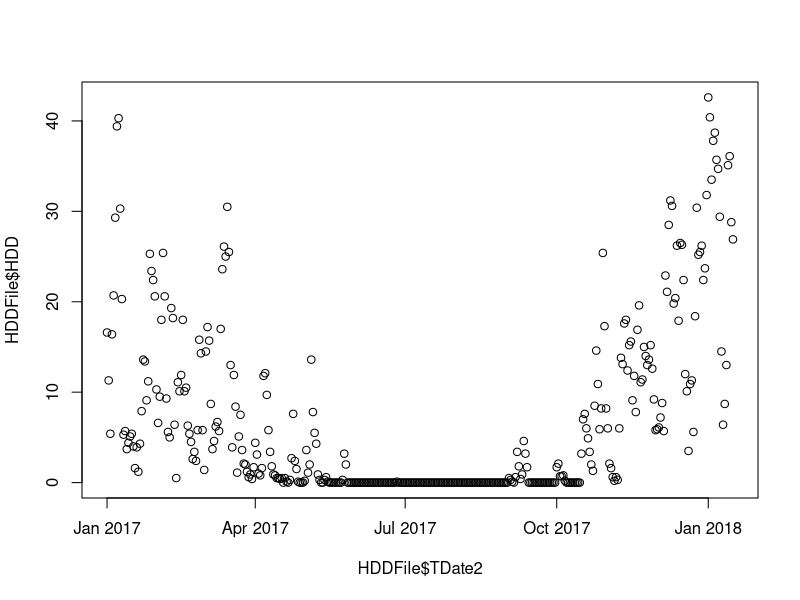

Write R code to recreate this figure.
# 1.2 HDD Test.R
# rmarkdown::render("1.2 HDD Test.R", "word_document")
# HDD - heating degree day 
#   "The number of degrees that a day's average temperature is below 65 degrees 
#   Fahrenheit (approx. 18 degrees Celsius), the temperature below which 
#   buildings need to be heated. The price of weather derivatives traded in the 
#   winter is based on an index made up of monthly HDD values." Investopedia
rm(list = ls())  # Take out the Environment "trash"
# library(date)
# library(stats) # lm() - linear model
# Read a file and create data frame
HDDFile <- read.table("ATLHDD.csv", header = TRUE, sep = ",")
head(HDDFile, 5) # Show first 5 lines in Console
tail(HDDFile, 5) # Show first 5 lines in Console
is.data.frame(HDDFile) # TRUE: HDDFile is a data frame
is.numeric(HDDFile$Date) # FALSE: Imported as a factor 
is.factor(HDDFile$Date) # TRUE: A categorical variable, idealy limited in number (not here)
is.numeric(HDDFile$HDD) # TRUE: Numeric data suitable for mathematical calculations
is.numeric(HDDFile$Estimated) # TRUE
is.ordered(HDDFile$Date) # FALSE: It is stored as a factor variable 
is.character(HDDFile$Date) # FALSE
max(HDDFile$Estimated) # Estimated variable is not relevant here, returns the max
min(HDDFile$Estimated) # Minimum reported to the console
# Often data sets have columns that need to be deleted
HDDFile$Estimated <- NULL # Estimated column is removed
head(HDDFile, 5)
HDDFile$TDate <- as.character(HDDFile$Date) # Convert factor to character
is.factor(HDDFile$TDate) # Now FALSE
is.character(HDDFile$TDate) # Factor Date converted to character TDate
# Convert character date (TDate) to Julian date but display in calendar format
#   Note default output format is YYYY-MM-DD, format = "..." denotes input
HDDFile$TDate2 <- as.Date(HDDFile$TDate, format = "%m/%d/%y")
# Insights on dates
head(HDDFile, 5)
# Insights on dates
as.integer(HDDFile$Date) # Nonsense and definitely not a Julian date
as.integer(HDDFile$TDate) # Cannot convert character string to integer, NAs
as.integer(HDDFile$TDate2) # Julian dates, base = 1/1/1970
BaseDate = as.Date("1970-01-01")
as.integer(BaseDate)
head(HDDFile, 5)
# Some simple plots
# plot(HDDFile$Date, HDDFile$HDD) # x-axis not formatted correctly, nonsense
# plot(HDDFile$TDate, HDDFile$HDD) # TDate not formatted for plotting
plot(HDDFile$TDate2, HDDFile$HDD) 
# Thus, when programming, managing dates is tricky, and you must be careful
